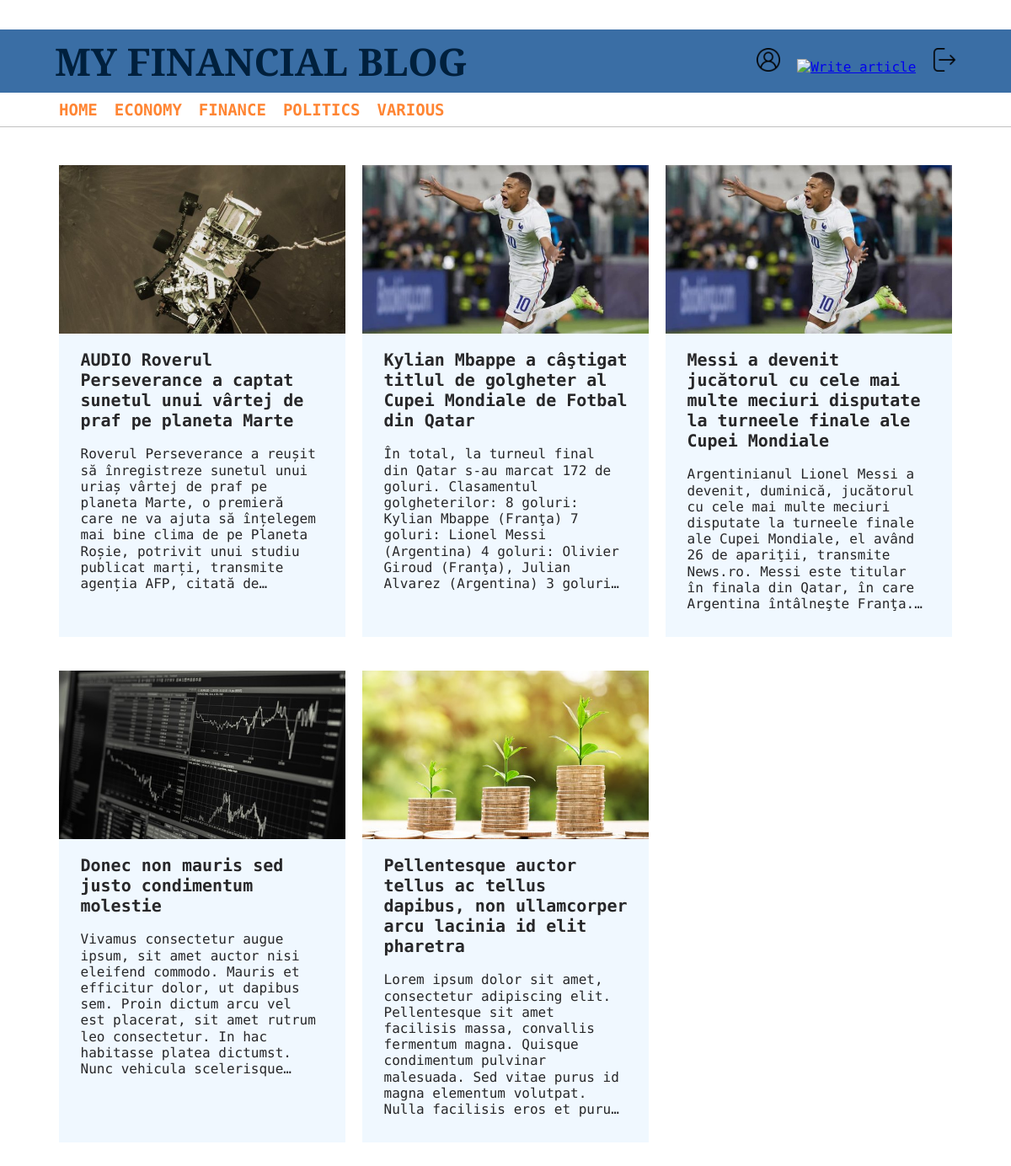
Screenshot of /home (signed in) with the database file from the repository.
### models.py (models this page shows)
class Article(db.Model):
	id = db.Column(db.Integer, primary_key=True)
	title = db.Column(db.String(128), index=True, unique=True)
	text = db.Column(db.Text)
	date = db.Column(db.DateTime, default=datetime.utcnow)
	image = db.Column(db.String())
	article_type = db.Column(db.String(), index=True)
	author = db.Column(db.Integer, db.ForeignKey('user.id'))
	comments = db.relationship('Comment', backref='article')

### app.py (the view)
@app.route("/")
@app.route("/home")
def home():
	articles = Article.query.all()
	return render_template('home.html', articles=articles)

### app.py (called while the page is built)
@login_manager.user_loader
def load_user(id):
	return User.query.get(int(id))

### templates/home.html (shortened to what this page needs)
{% extends 'layout.html' %}
{% block css %}
	<link rel="stylesheet" type="text/css" href="{{ url_for('static', filename='home.css') }}">
{% endblock %}
{% block content %}
	<div class="home-center">
		{% for article in articles %}
		<div class="article-tile">
			<div style="background-image: url('{{ article.image }}');" class="article-tile-img">
			</div>
			<div class="article-tile-body">
				<h3><a href="/{{ article.title }}">{{ article.title }}</a ></h3>
				<span>{{ article.text }}</span>
			</div>
		</div>
		{% endfor %}
	</div>
{% endblock %}

### static/style.css (style rules this page uses)
html, body { margin: 0px; padding: 0px; font-family: 'Roboto Mono', monospace; }

### static/home.css (style rules this page uses)
.home-center { width: 1080px; margin: 25px auto; display: flex; flex-wrap: wrap; justify-content: start; align-content: flex-start; }
.article-tile { width: 340px; height: 560px; background-color: aliceblue; margin: 20px 10px; }
.article-tile-img { width: 100%; height: 200px; background-size: cover; }
.article-tile-body { width: 85%; margin: 0 auto; margin-bottom: 20px; height: 60%; overflow: hidden; }
.article-tile-body a { text-decoration: none; font-size: 20px; font-weight: 700; padding: 0px; color: #272729; line-height: 1.2em; }
.article-tile-body span { width: 280px; height: 10.8em; line-height: 1.2em; display: -webkit-box; white-space: normal; overflow: hidden; text-overflow: ellipsis; -webkit-box-orient: vertical; -webkit-line-clamp: 9; color: #272729 }

### rows the page displays
Article: image (picture), title "AUDIO Roverul Perseverance a captat sunetul unui vârtej de praf pe planeta Marte", text "Roverul Perseverance a reușit să înregistreze sunetul unui uriaș vârtej de praf pe planeta Marte, o premieră care ne va ajuta să înțelegem mai bine clima de pe Planeta Roșie, potrivit unui studiu publicat marți, transmite agenția AFP, citată…"
Article: image (picture), title "Kylian Mbappe a câştigat titlul de golgheter al Cupei Mondiale de Fotbal din Qatar", text "În total, la turneul final din Qatar s-au marcat 172 de goluri. Clasamentul golgheterilor: 8 goluri: Kylian Mbappe (Franţa) 7 goluri: Lionel Messi (Argentina) 4 goluri: Olivier Giroud (Franţa), Julian Alvarez (Argentina) 3…"
Article: image (picture), title "Messi a devenit jucătorul cu cele mai multe meciuri disputate la turneele finale ale Cupei Mondiale", text "Argentinianul Lionel Messi a devenit, duminică, jucătorul cu cele mai multe meciuri disputate la turneele finale ale Cupei Mondiale, el având 26 de apariţii, transmite News.ro. Messi este titular în finala din Qatar, în care Argentina întâlneşte…"
Article: image (picture), title "Donec non mauris sed justo condimentum molestie", text "Vivamus consectetur augue ipsum, sit amet auctor nisi eleifend commodo. Mauris et efficitur dolor, ut dapibus sem. Proin dictum arcu vel est placerat, sit amet rutrum leo consectetur. In hac habitasse platea dictumst. Nunc vehicula…"
Article: image (picture), title "Pellentesque auctor tellus ac tellus dapibus, non ullamcorper arcu lacinia id elit pharetra", text "Lorem ipsum dolor sit amet, consectetur adipiscing elit. Pellentesque sit amet facilisis massa, convallis fermentum magna. Quisque condimentum pulvinar malesuada. Sed vitae purus id magna elementum volutpat. Nulla facilisis eros et…"
